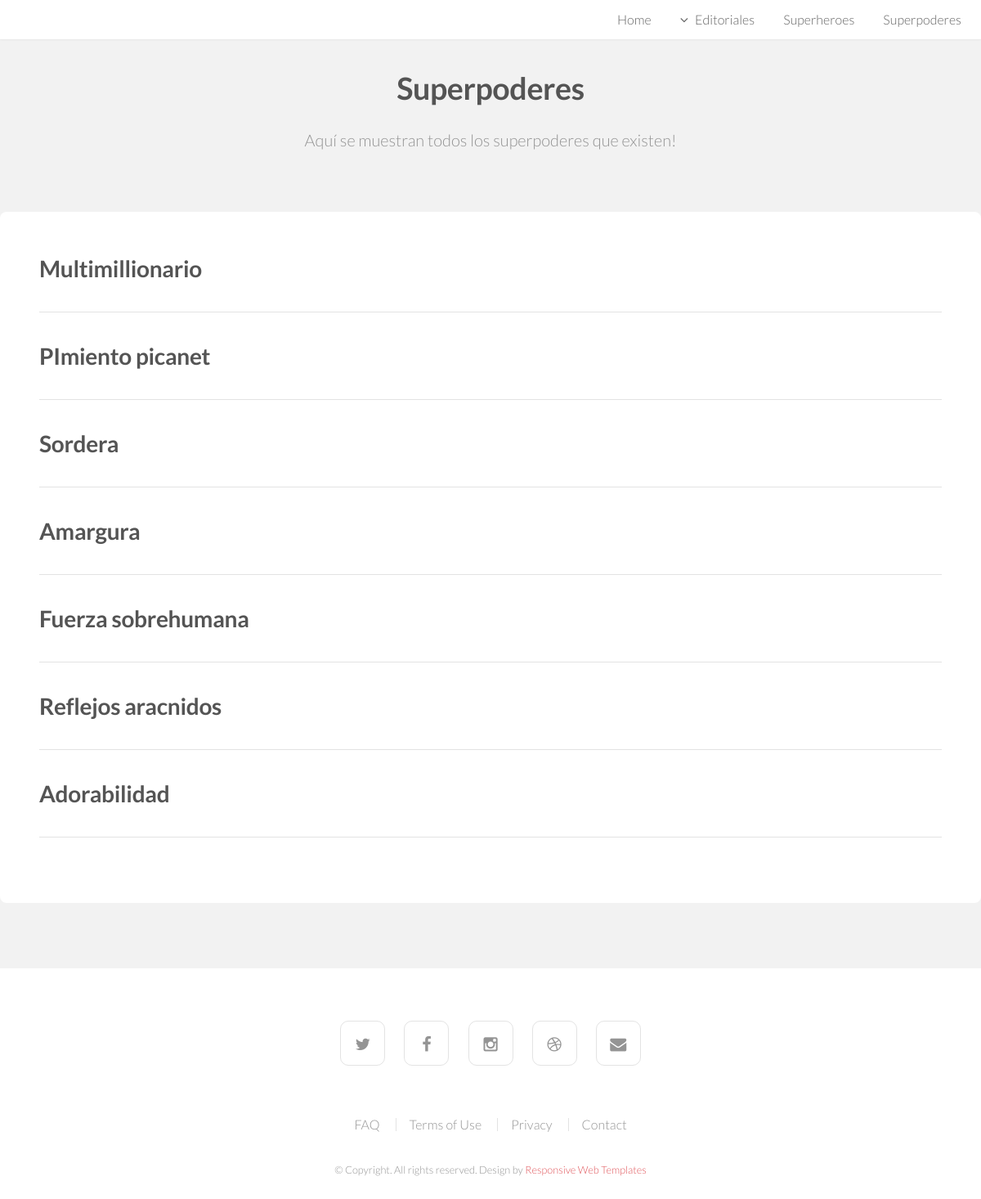
Before: /heroWeb/superpoderes/ with the older database file.
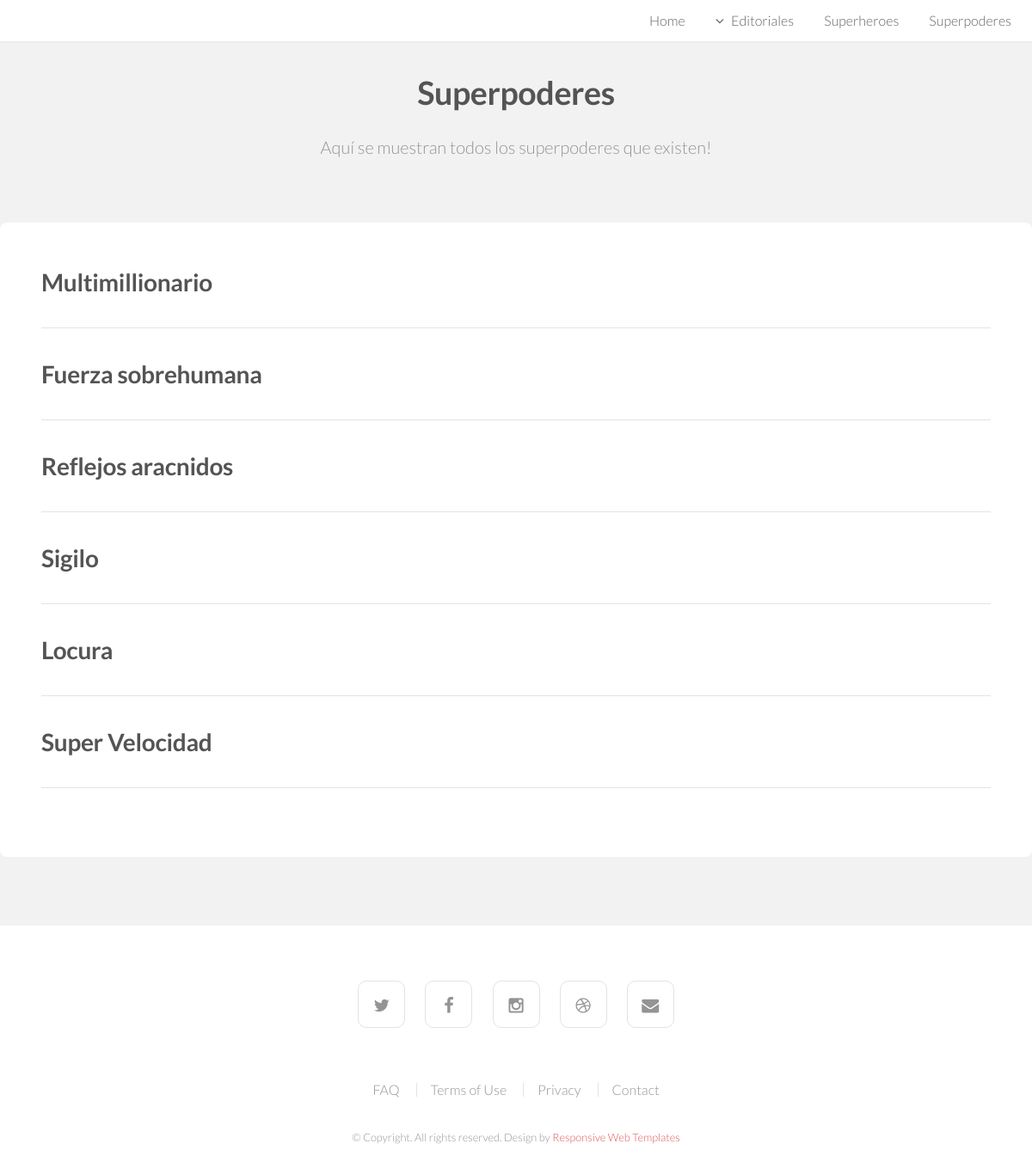
After: the same page with the newer database file.
### heroWeb/models.py (models this page shows, shortened)
class Superpoder(models.Model):
    superheroe = models.ManyToManyField(Superheroe)
    nombre = models.CharField(max_length=50)
    descripcion = models.CharField(max_length=350)

### heroWeb/views.py (the view)
# urls.py: path('superpoderes/', SuperpoderListView.as_view(), name='superpoderes'), #Lista superpoderes #TODO: @Unai <---- empiezo por aqui
class SuperpoderListView(ListView):
    model = Superpoder
    template_name = 'superpoder_list.html'
    queryset = Superpoder.objects.all() #La info que mandamos al html
    context_object_name = 'superpoderes'  #cambio de nombre al objeto
    def get_context_data(self, **kwargs):
        context = super(SuperpoderListView, self).get_context_data(**kwargs)
        context['editorial'] = Grupo.objects.all()
        return context

### heroWeb/templates/superpoder_list.html
{% extends "index.html" %}
{% load static %}
{% block header %}
<header id="header" class="skel-layers-fixed">
{% endblock %}
{% block cuerpo %}
<section id="main" class="wrapper style1">
    <header class="major">
        <h2>Superpoderes</h2>
        <p>Aquí se muestran todos los superpoderes que existen!</p>
    </header>
    <div class="container">
            <section id="content">
                <section >
                    {% for superpoder in superpoderes %}
                        <section >
                            <h2><a href="{% url 'ssuperpodere' superpoder.id %}"> {{ superpoder.nombre }} </a></h2>
                        </section>
                        <section class= "blockimage">
                            <hr/>
                        </section>
                    {% endfor %}
                </section>
            </section>
    </div>
</section>
{% endblock %}

Changed rows visible on the page:
removed Superpoder: nombre "PImiento picanet"
removed Superpoder: nombre "Sordera"
removed Superpoder: nombre "Amargura"
removed Superpoder: nombre "Adorabilidad"
added Superpoder: nombre "Sigilo"
added Superpoder: nombre "Locura"
added Superpoder: nombre "Super Velocidad"
